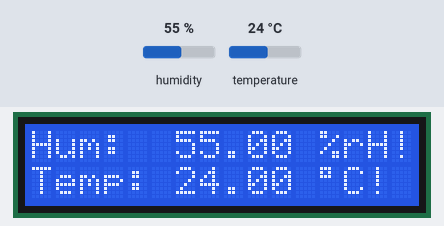
Simulated run of this sketch. Board: Arduino Uno, built with avr-gcc and run on an emulated ATmega328P. Shown: 16×2 character LCD. Inputs (shaded band) come from the test bench; at power-on: humidity 55 %, temperature 24 °C. What the sketch prints to the serial monitor is not drawn.

Above: at 1.2 s.
1.3 s: humidity set to 22 %
At 2.5 s:
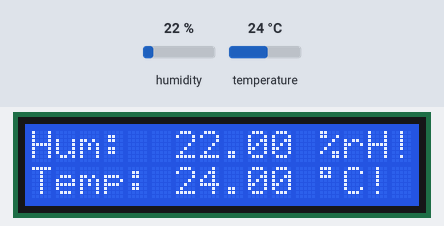
2.8 s: temperature set to 12 °C
At 3.8 s:
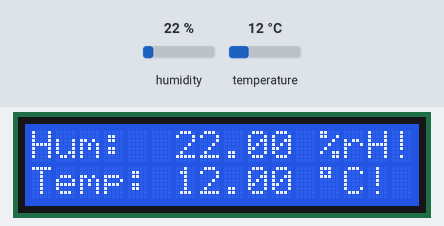
4.5 s: humidity set to 40 %
At 6.0 s:
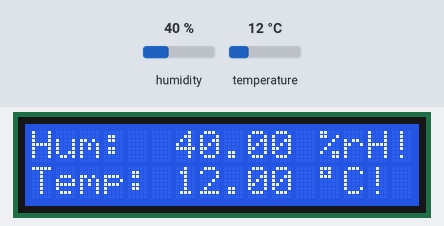
6.3 s: temperature set to 19 °C
At 7.3 s:
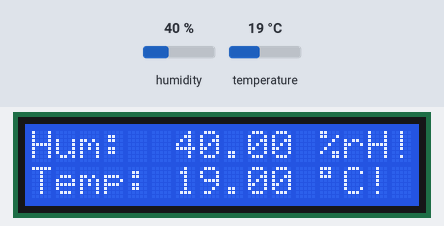
Timing chart, 0 to 9.1 s (numbered marks = the images above; inputs shaded):
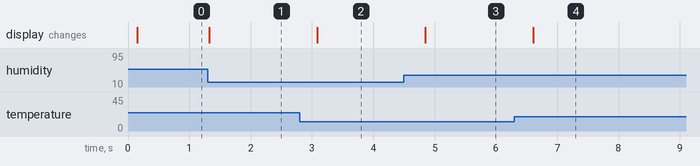

The sketch:

weather.ino
```cpp
#include <Adafruit_AHTX0.h>
#include <Arduino.h>
#include <stdio.h>
#include <LiquidCrystal.h>

const int rs=12, en=11, d4=5, d5=4, d6=3, d7=2;
LiquidCrystal lcd(rs, en, d4, d5, d6, d7);

Adafruit_AHTX0 aht;

void setup(){
  lcd.begin(16, 2);
  Serial.begin(9600);

  if (! aht.begin()){
    Serial.println("Could not find AHT?? Check wiring ?@!");
    while(1) delay(10);
  }
  Serial.println("AHT10 not found...");
  /* pinMode(13, OUTPUT); */
}

void loop(){
  sensors_event_t humidity, temp;
  aht.getEvent(&humidity, &temp);
  // when characters arrive over the serial port...
  lcd.clear();
  lcd.setCursor(0, 1);
  lcd.print("Temp: ");
  lcd.print(temp.temperature);
  lcd.print(" ");
  lcd.print((char)223);
  lcd.print("C!");

  lcd.setCursor(0, 0);
  lcd.print("Hum:  ");
  lcd.print(humidity.relative_humidity);
  lcd.print(" %rH!");

  /* lcd.print("Hum: %d %rH", humidity.relative_humidity); */

  delay(500);

}
```

Measured:
- after the input at 1.3 s, the display: changes at once (image 1)
- after the input at 2.8 s, the display: changes after 0.29 s (image 2)
- after the input at 4.5 s, the display: changes after 0.35 s (image 3)
- after the input at 6.3 s, the display: changes after 0.31 s (image 4)
